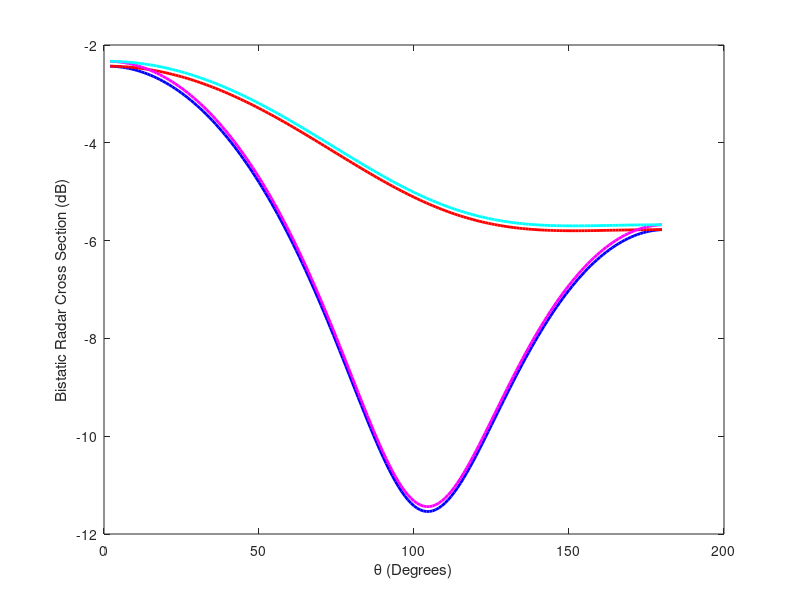

MATLAB code for this plot: (Note: this script raises an error after producing the figure.)
f=3.0e8;um0=4.0*pi*1.0e-7;ep0=1.0e-9/(36.0*pi);
bs0=2.0*pi;
bc0=1.0;a0=0.2;
q0=bs0*a0;
r0=200.0*bc0;qr0=bs0*r0;

nx=181;
delt=pi/(nx-1);
for m=1:nx;
   
    t=(m-1)*delt;
   
    st=0;sp=0;
for n=1;20;
    jn0=sqrt(pi/q0/2)*besselj(n+0.5,q0);
    hn0=sqrt(pi/q0/2)*besselh(n+0.5,1,q0);
    jn01=sqrt(pi/q0/2)*(besselj(n-0.5,q0)-(n+1)*besselj(n+0.5,q0)/q0);
    djn0=jn0+q0*jn01;
     hn01=sqrt(pi/q0/2)*(besselh(n-0.5,1,q0)-(n+1)*besselh(n+0.5,1,q0)/q0);
     dhn0=hn0+q0*hn01;
     
     cn=(2*n+1)*(-1i)^n/(n*(n+1));
     an=-jn0*cn/hn0;
     bn=-1i*djn0*cn/dhn0;

     c=legendre(n,cos(t));
     if n==1
         c3=0;
     else
         c3=c(3);
     end
     pn1=c(2)/sin(t);
     pn2=c3+cos(t)*c(2)/sin(t);
     
     st=st+(an*pn1+1i*bn*pn2)*(-1i)^(n+1);
     sp=sp+(an*pn2+1i*bn*pn1)*(-1i)^(n+1);
end
rcst(m)=10*log10(4.0*pi*r0*r0*abs(st*cos(0)/qr0)^2);
rcsx(m)=10*log10(4.0*pi*r0*r0*abs(st*cos(0)/qr0)^2)+0.1;
rcsy(m)=10*log10(4.0*pi*r0*r0*abs(sp*sin(pi/2)/qr0)^2)+0.1;
rcsp(m)=10*log10(4.0*pi*r0*r0*abs(sp*sin(pi/2)/qr0)^2);
end
plot(rcst(1:180),'b','LineWidth',2);hold on;
plot(rcsp(1:180),'r','LineWidth',2);hold on;
plot(rcsx(1:180),'m','LineWidth',2);hold on;
plot(rcsy(1:180),'c','LineWidth',2);hold on;

 %m=0.25:0.25:180;
%n=1.5:0.25:180;
%rcsm=rcs524newball1(1:144,1:5)';
  % rcsm=reshape(rcsm,720,1);
%rcsn=rcs524newball2(146:288,1:5)';
 %   rcsn=reshape(rcsn,715,1);
  % plot(m,rcsm,'m','LineWidth',2); hold on;
%plot(n,rcsn,'c','LineWidth',2); hold on;
    %  rcsx=rcs008x1(1:36,1:5)';
   %rcsx=reshape(rcsx,180,1);
%rcsy=rcs008y1(38:72,1:5)';
 %   rcsy=reshape(rcsy,175,1);
  %  plot(rcsx,'-.k','LineWidth',2); hold on;
   %plot(rcsy,':k','LineWidth',2); hold on;


% Create xlabel
xlabel('\theta (Degrees)','FontSize',11);

% Create ylabel
ylabel('Bistatic Radar Cross Section (dB)','FontSize',11);


 h=legend('VV, Exact','HH, Exact','VV, MoM ','HH, MoM',0);